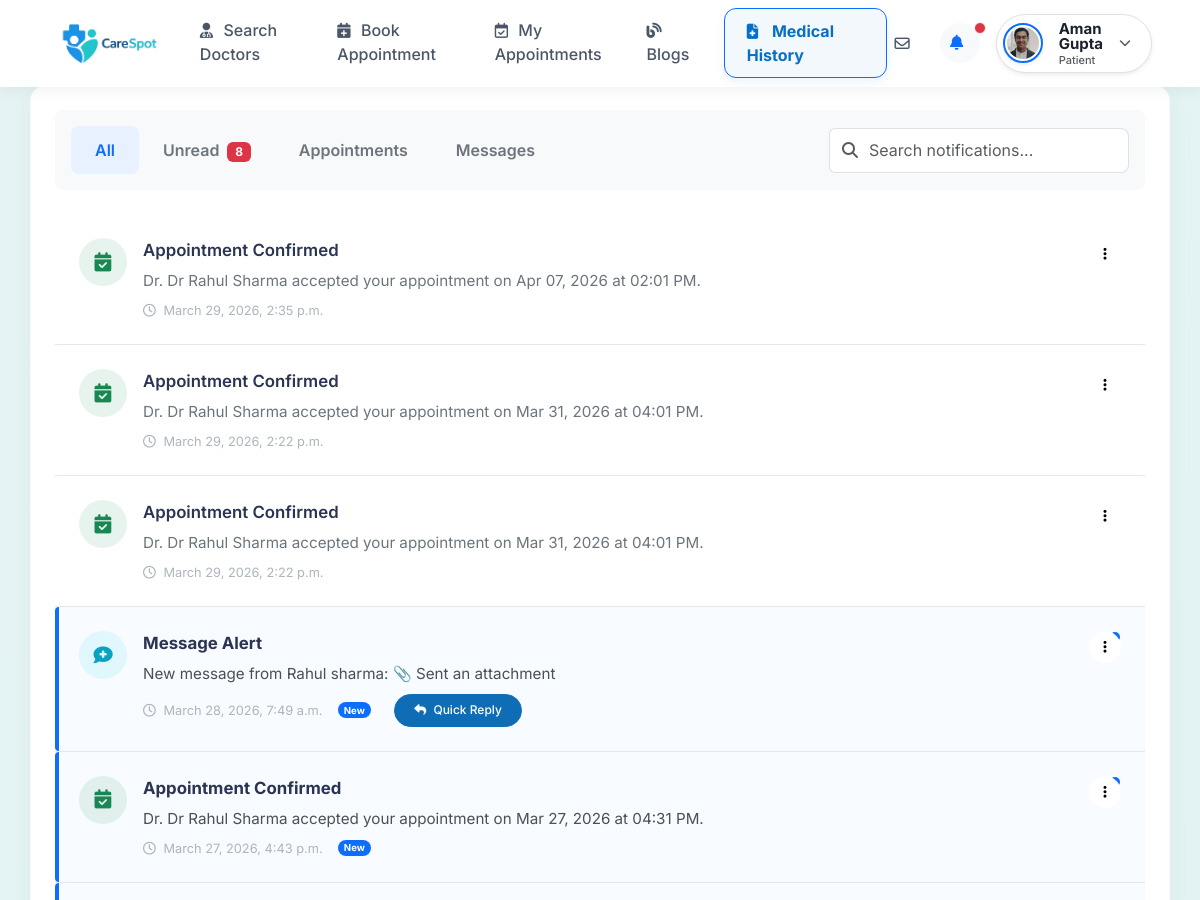
The page /patientMessages/ (signed in, upper part) on the database as committed earlier.
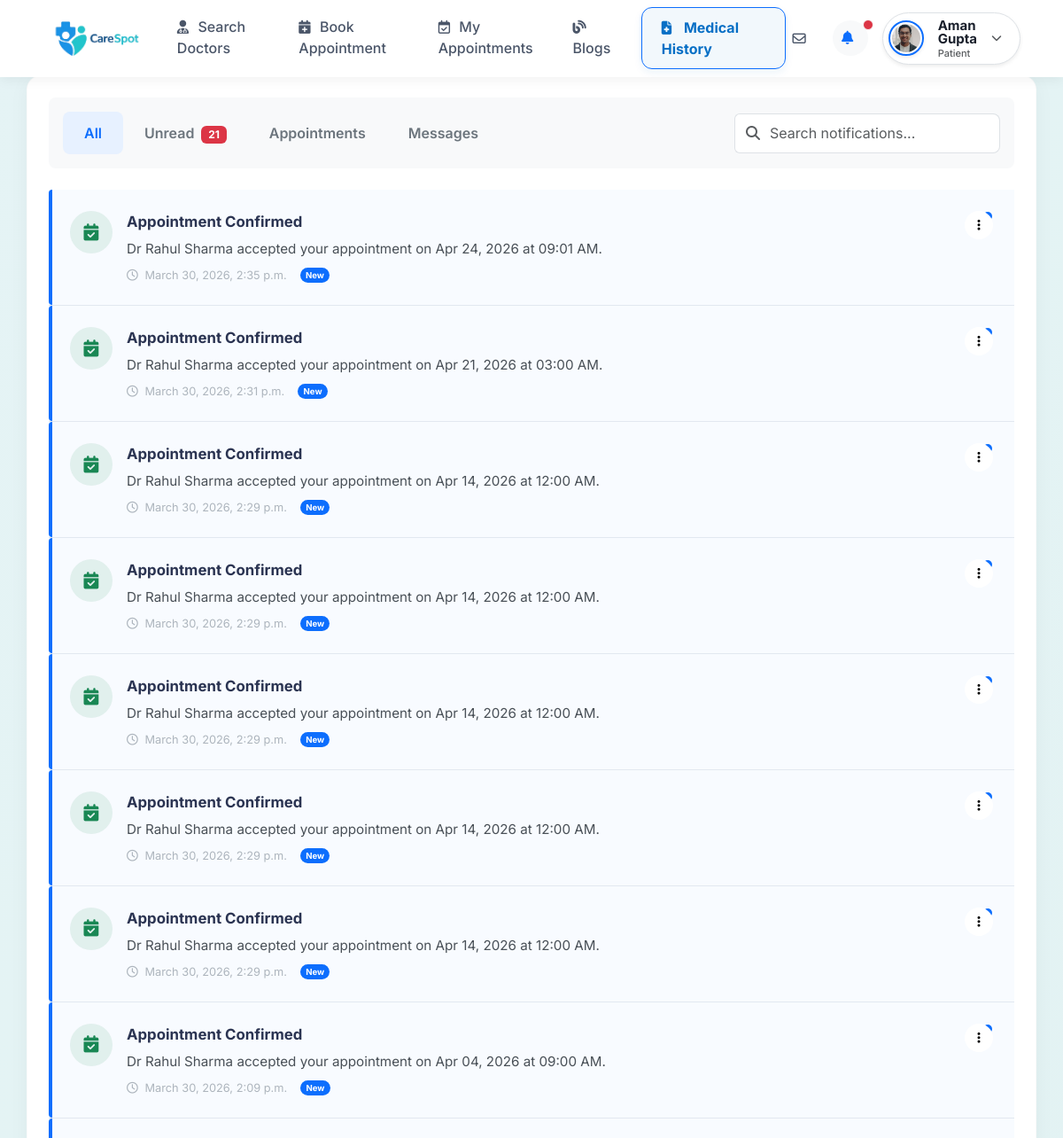
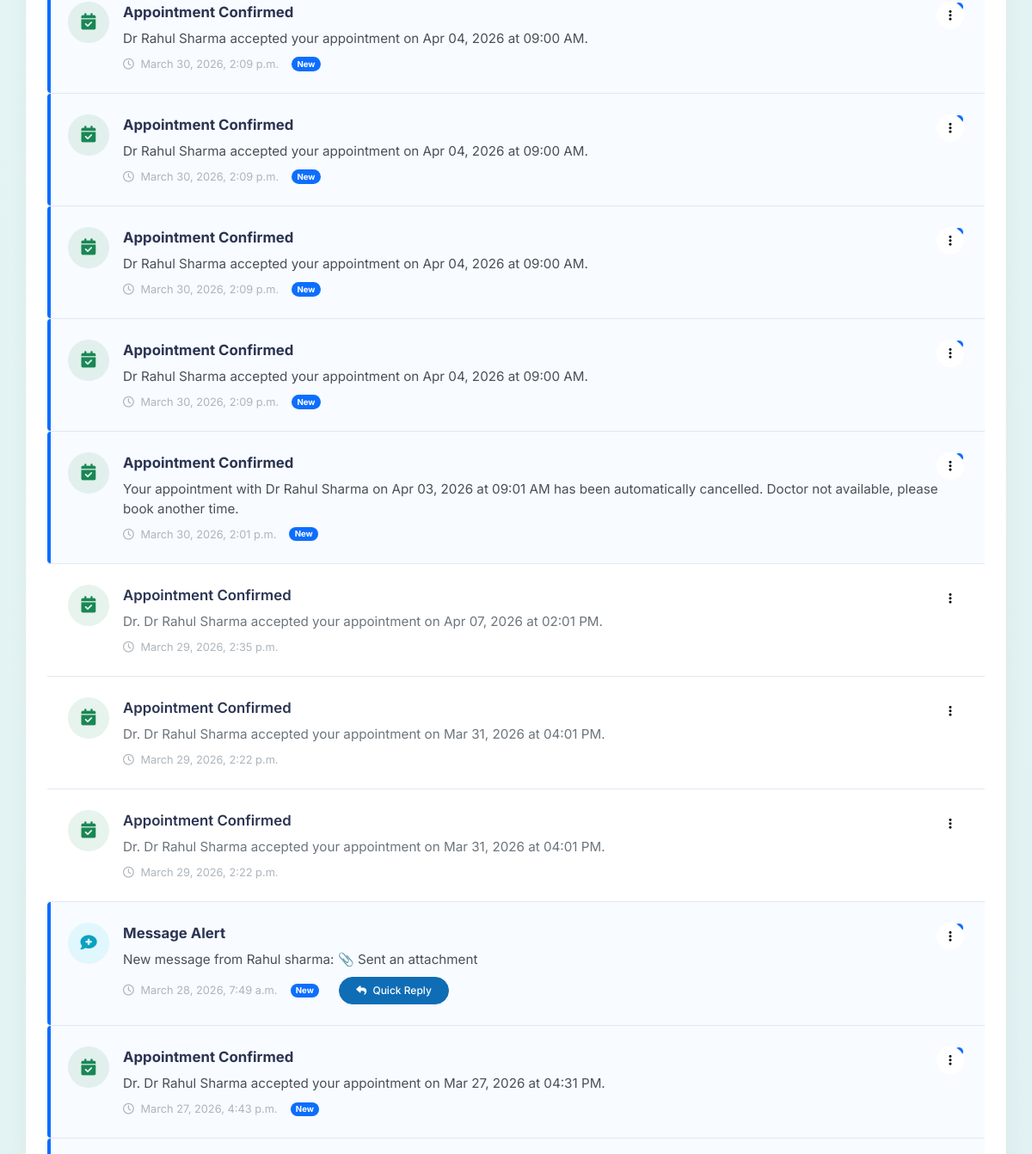
The same page on the database as committed later (2 pictures, top to bottom).
### user/models.py (models this page shows, shortened)
class tblnotification(models.Model):
    notificationID=models.AutoField(primary_key=True)
    userID=models.ForeignKey(tblUser,on_delete=models.CASCADE)
    senderID=models.IntegerField(null=True, blank=True)
    message=models.TextField(max_length=500)
    createdDT=models.DateTimeField(auto_now_add=True)
    isRead=models.BooleanField(default=False)

### user/views.py (the view)
# urls.py: path('patientMessages/',views.patientMessages,name='patientMessages'),
def patientMessages(request):
    if 'user_id' not in request.session:
        return redirect('Login')
    user_id = request.session['user_id']
    notifications = tblnotification.objects.filter(userID=user_id).order_by('-createdDT')
    unread_count = notifications.filter(isRead=False).count()
    chats = tblchat.objects.filter(
        models.Q(senderID=user_id) | models.Q(receiverID=user_id)
    ).order_by('-createdDT')
    partner_ids = []
    for chat in chats:
        other_id = chat.senderID if chat.senderID != user_id else chat.receiverID
        if other_id not in partner_ids:
            partner_ids.append(other_id)
    partners_list = []
    for pid in partner_ids:
        p_user = tblUser.objects.filter(userID=pid).first()
        if p_user:
            last_msg = chats.filter(
                models.Q(senderID=pid, receiverID=user_id) |
                models.Q(senderID=user_id, receiverID=pid)
            ).first()
            partners_list.append({
                'user': p_user,
                'last_message': last_msg,
                'unread_count': chats.filter(senderID=pid, receiverID=user_id, isRead=False).count()
            })
    active_partner_id = request.GET.get('partner', '')
    data = {
        "user": tblUser.objects.filter(userID=user_id).first(),
        "notifications": notifications,
        "unread_count": unread_count,
        "partners": partners_list,
        "active_partner_id": active_partner_id,
    }
    return render(request, 'patient_messages_notifications.html', data)

### user/templates/patient_messages_notifications.html (shortened to what the changed rows need)
{% extends 'patient_base.html' %}
{% block content %}
  <div class="row g-4">
    <div class="col-lg-12">
      <div class="premium-card p-4">
        <div
          class="d-flex flex-wrap justify-content-between align-items-center mb-4 gap-3 bg-light p-3 rounded-3"
        >
          <ul class="nav nav-pills" id="notificationTabs" role="tablist">
            <li class="nav-item" role="presentation">
              <button
                class="nav-link"
                id="unread-tab"
                data-bs-toggle="pill"
                data-bs-target="#unread"
                type="button"
                role="tab"
              >
                Unread
                <span class="badge bg-danger ms-1">{{ unread_count }}</span>
              </button>
            </li>
          </ul>
        </div>
        <div class="tab-content" id="notificationTabsContent">
          <div class="tab-pane fade show active" id="all" role="tabpanel">
            <div class="notification-list">
              {% for notif in notifications %}
              <div
                class="notification-item {% if not notif.isRead %}unread{% endif %}"
              >
                <div class="d-flex gap-3">
                  <div
                    class="notif-icon {% if 'message' in notif.message|lower %}message{% elif 'rejected' in notif.message|lower %}alert{% else %}success{% endif %}"
                  >
                    {% if 'message' in notif.message|lower %}
                    <i class="fa-solid fa-comment-medical"></i>
                    {% elif 'rejected' in notif.message|lower %}
                    <i class="fa-solid fa-calendar-xmark"></i>
                    {% else %}
                    <i class="fa-solid fa-calendar-check"></i>
                    {% endif %}
                  </div>
                  <div class="flex-grow-1">
                    <div
                      class="d-flex justify-content-between align-items-start"
                    >
                      <div class="notif-title">
                        {% if 'message' in notif.message|lower %}Message Alert
                        {% elif 'rejected' in notif.message|lower %}Appointment Rejected
                        {% else %}Appointment Confirmed{% endif %}
                      </div>
                      <div class="dropdown">
                        <button
                          class="btn btn-sm btn-icon-only text-muted"
                          type="button"
                          data-bs-toggle="dropdown"
                        >
                          <i class="fa-solid fa-ellipsis-vertical"></i>
                        </button>
                      </div>
                    </div>
                    <div class="notif-desc">{{ notif.message }}</div>
                    <div class="notif-meta mt-2">
                      <span><i class="fa-regular fa-clock me-1"></i> {{ notif.createdDT }}</span>
                      {% if not notif.isRead %}
                      <span class="badge bg-primary rounded-pill">New</span>
                      {% endif %} {% if 'message' in notif.message|lower %}
                      <button
                        class="btn btn-sm btn-info text-white btn-pill ms-2"
                        style="font-size: 0.75rem"
                        onclick="openReplyModalFromNotif('{{ notif.message|escapejs }}')"
                      >
                        <i class="fa-solid fa-reply me-1"></i> Quick Reply
                      </button>
                      {% endif %}
                    </div>
                  </div>
                </div>
              </div>
              {% endfor %}
            </div>
          </div>
        </div>
      </div>
    </div>
  </div>
{% endblock %}

Rows that differ between the two databases and show on the page:
added tblnotification: shows "Appointment Confirmed", message "Dr Rahul Sharma accepted your appointment on Apr 24, 2026 at 09:01 AM.", createdDT "March 30, 2026, 2:35 p.m.", isRead "New"
added tblnotification: shows "Appointment Confirmed", message "Dr Rahul Sharma accepted your appointment on Apr 21, 2026 at 03:00 AM.", createdDT "March 30, 2026, 2:31 p.m.", isRead "New"
added tblnotification: shows "Appointment Confirmed", message "Dr Rahul Sharma accepted your appointment on Apr 14, 2026 at 12:00 AM.", createdDT "March 30, 2026, 2:29 p.m.", isRead "New"
added tblnotification: shows "Appointment Confirmed", message "Dr Rahul Sharma accepted your appointment on Apr 14, 2026 at 12:00 AM.", createdDT "March 30, 2026, 2:29 p.m.", isRead "New"
added tblnotification: shows "Appointment Confirmed", message "Dr Rahul Sharma accepted your appointment on Apr 14, 2026 at 12:00 AM.", createdDT "March 30, 2026, 2:29 p.m.", isRead "New"
added tblnotification: shows "Appointment Confirmed", message "Dr Rahul Sharma accepted your appointment on Apr 14, 2026 at 12:00 AM.", createdDT "March 30, 2026, 2:29 p.m.", isRead "New"
added tblnotification: shows "Appointment Confirmed", message "Dr Rahul Sharma accepted your appointment on Apr 14, 2026 at 12:00 AM.", createdDT "March 30, 2026, 2:29 p.m.", isRead "New"
added tblnotification: shows "Appointment Confirmed", message "Dr Rahul Sharma accepted your appointment on Apr 04, 2026 at 09:00 AM.", createdDT "March 30, 2026, 2:09 p.m.", isRead "New"
added tblnotification: shows "Appointment Confirmed", message "Dr Rahul Sharma accepted your appointment on Apr 04, 2026 at 09:00 AM.", createdDT "March 30, 2026, 2:09 p.m.", isRead "New"
added tblnotification: shows "Appointment Confirmed", message "Dr Rahul Sharma accepted your appointment on Apr 04, 2026 at 09:00 AM.", createdDT "March 30, 2026, 2:09 p.m.", isRead "New"
added tblnotification: shows "Appointment Confirmed", message "Dr Rahul Sharma accepted your appointment on Apr 04, 2026 at 09:00 AM.", createdDT "March 30, 2026, 2:09 p.m.", isRead "New"
added tblnotification: shows "Appointment Confirmed", message "Dr Rahul Sharma accepted your appointment on Apr 04, 2026 at 09:00 AM.", createdDT "March 30, 2026, 2:09 p.m.", isRead "New"
added tblnotification: shows "Appointment Confirmed", message "Your appointment with Dr Rahul Sharma on Apr 03, 2026 at 09:01 AM has been automatically cancelled. Doctor not available, please book another time.", createdDT "March 30, 2026, 2:01 p.m.", isRead "New"
Other text that changed with them:
{{ unread_count }}: "8" → "21"
